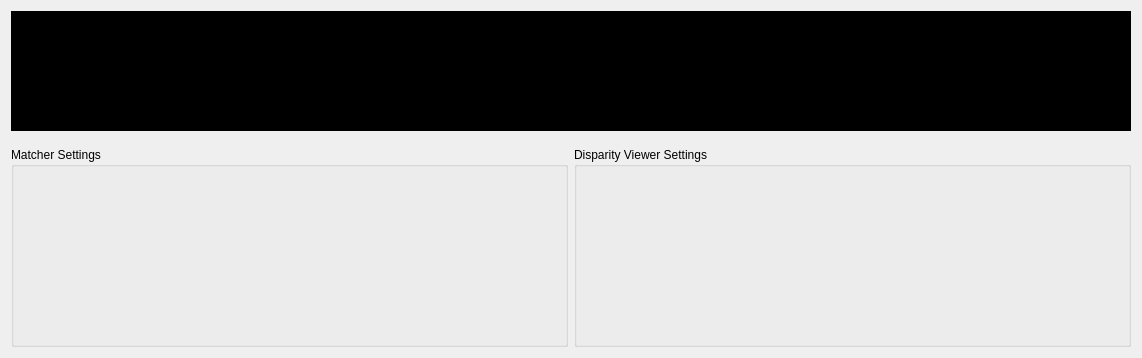
          <widget class="QWidget" name="stereoViewTab">
           <property name="sizePolicy">
            <sizepolicy hsizetype="Preferred" vsizetype="Preferred">
             <horstretch>0</horstretch>
             <verstretch>0</verstretch>
            </sizepolicy>
           </property>
           <property name="minimumSize">
            <size>
             <width>0</width>
             <height>0</height>
            </size>
           </property>
           <attribute name="title">
            <string>Stereo Matching</string>
           </attribute>
           <layout class="QGridLayout" name="gridLayout_9" rowstretch="1,0,0,0">
            <item row="0" column="1">
             <layout class="QHBoxLayout" name="stereoMatcherLayout" stretch="0">
              <property name="sizeConstraint">
               <enum>QLayout::SetDefaultConstraint</enum>
              </property>
              <item>
               <widget class="QLabel" name="disparityViewLabel">
                <property name="sizePolicy">
                 <sizepolicy hsizetype="Preferred" vsizetype="Preferred">
                  <horstretch>0</horstretch>
                  <verstretch>0</verstretch>
                 </sizepolicy>
                </property>
                <property name="minimumSize">
                 <size>
                  <width>350</width>
                  <height>120</height>
                 </size>
                </property>
                <property name="maximumSize">
                 <size>
                  <width>1280</width>
                  <height>960</height>
                 </size>
                </property>
                <property name="styleSheet">
                 <string notr="true">background-color: black;</string>
                </property>
                <property name="text">
                 <string>Stereo Match View</string>
                </property>
                <property name="alignment">
                 <set>Qt::AlignCenter</set>
                </property>
               </widget>
              </item>
             </layout>
            </item>
            <item row="3" column="1">
             <layout class="QHBoxLayout" name="settingsLayout" stretch="0,0,0">
              <property name="sizeConstraint">
               <enum>QLayout::SetMinimumSize</enum>
              </property>
              <item>
               <widget class="QGroupBox" name="matcherSettings">
                <property name="sizePolicy">
                 <sizepolicy hsizetype="Minimum" vsizetype="Minimum">
                  <horstretch>0</horstretch>
                  <verstretch>0</verstretch>
                 </sizepolicy>
                </property>
                <property name="minimumSize">
                 <size>
                  <width>557</width>
                  <height>200</height>
                 </size>
                </property>
                <property name="maximumSize">
                 <size>
                  <width>16777215</width>
                  <height>16777215</height>
                 </size>
                </property>
                <property name="title">
                 <string>Matcher Settings</string>
                </property>
                <property name="checkable">
                 <bool>false</bool>
                </property>
                <layout class="QGridLayout" name="gridLayout_6">
                 <property name="leftMargin">
                  <number>0</number>
                 </property>
                 <property name="topMargin">
                  <number>0</number>
                 </property>
                 <property name="rightMargin">
                  <number>0</number>
                 </property>
                 <property name="bottomMargin">
                  <number>0</number>
                 </property>
                 <item row="0" column="0" rowspan="2" colspan="2">
                  <layout class="QVBoxLayout" name="matcherSettingsLayout"/>
                 </item>
                </layout>
               </widget>
              </item>
              <item>
               <spacer name="horizontalSpacer_4">
                <property name="orientation">
                 <enum>Qt::Horizontal</enum>
                </property>
                <property name="sizeHint" stdset="0">
                 <size>
                  <width>0</width>
                  <height>0</height>
                 </size>
                </property>
               </spacer>
              </item>
              <item>
               <widget class="QGroupBox" name="disparityViewSettings">
                <property name="sizePolicy">
                 <sizepolicy hsizetype="Minimum" vsizetype="Minimum">
                  <horstretch>0</horstretch>
                  <verstretch>0</verstretch>
                 </sizepolicy>
                </property>
                <property name="minimumSize">
                 <size>
                  <width>557</width>
                  <height>200</height>
                 </size>
                </property>
                <property name="maximumSize">
                 <size>
                  <width>16777215</width>
                  <height>16777215</height>
                 </size>
                </property>
                <property name="title">
                 <string>Disparity Viewer Settings</string>
                </property>
                <layout class="QVBoxLayout" name="verticalLayout_4">
                 <property name="leftMargin">
                  <number>0</number>
                 </property>
                 <property name="topMargin">
                  <number>0</number>
                 </property>
                 <property name="rightMargin">
                  <number>0</number>
                 </property>
                 <property name="bottomMargin">
                  <number>0</number>
                 </property>
                 <item>
                  <layout class="QGridLayout" name="disparityViewSettingsLayout"/>
                 </item>
                </layout>
               </widget>
              </item>
             </layout>
            </item>
            <item row="2" column="1">
             <spacer name="verticalSpacer">
              <property name="orientation">
               <enum>Qt::Vertical</enum>
              </property>
              <property name="sizeHint" stdset="0">
               <size>
                <width>0</width>
                <height>10</height>
               </size>
              </property>
             </spacer>
            </item>
           </layout>
          </widget>
